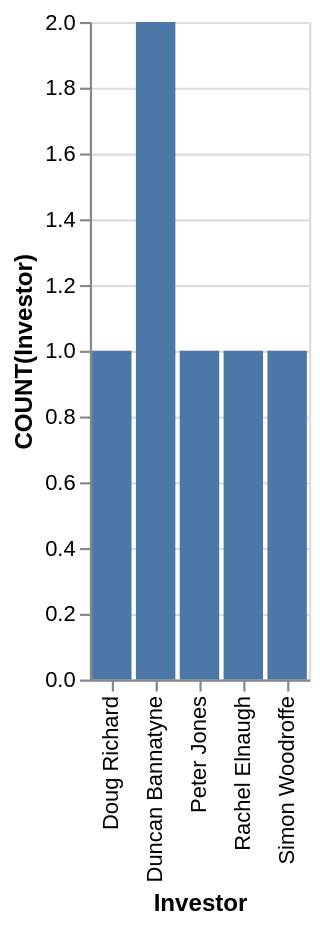

This figure's Vega-Lite source:
### Vega-Lite specification from a JSON file in a GitHub repository (floating-point values rounded to 4 significant figures)
{"data": {"values": [{"x_data": "Doug Richard", "y_data": 1}, {"x_data": "Duncan Bannatyne", "y_data": 2}, {"x_data": "Peter Jones", "y_data": 1}, {"x_data": "Rachel Elnaugh", "y_data": 1}, {"x_data": "Simon Woodroffe", "y_data": 1}]}, "mark": "bar", "encoding": {"x": {"field": "x_data", "type": "nominal", "title": "Investor", "sort": "ascending"}, "y": {"field": "y_data", "type": "quantitative", "title": "COUNT(Investor)"}}}
